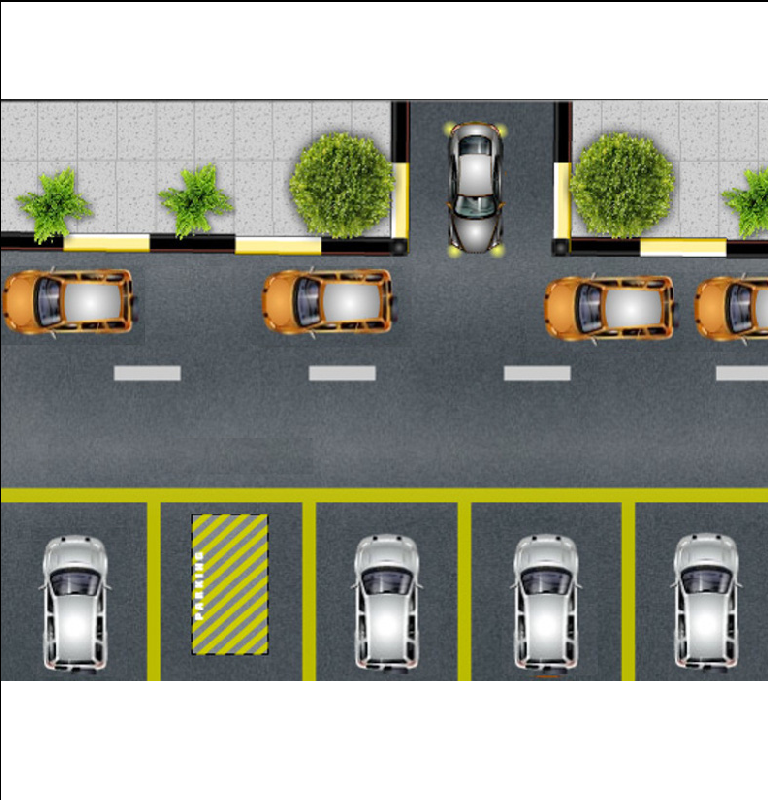

Rendered tile map (Tiled .tmx) drawn with the repository's tilesets; below, a short description and the map source with its tile grids summarised:
An orthogonal 24x25 tile map with 32x32 px tiles, 1 tile layer (Tile Layer 1) and 13 objects (mainPlayer).

<map version="1.0" orientation="orthogonal" renderorder="right-down" width="24" height="25" tilewidth="32" tileheight="32" nextobjectid="18">
 <tileset firstgid="1" name="fondo" tilewidth="33" tileheight="33" tilecount="576" columns="24">
  <image source="../../img/map/fondo.png" width="800" height="800" />
 </tileset>
 <layer name="Tile Layer 1" width="24" height="25" offsetx="1" offsety="3">
  <data>[600 cells, 600 non-empty, 576 distinct tile ids]</data>
 </layer>
 <objectgroup name="collision">
  <object id="1" x="2" y="0" width="404" height="251" />
  <object id="2" x="2" y="265" width="136" height="77" />
  <object id="3" x="259" y="264" width="136" height="78" />
  <object id="4" x="542" y="270" width="131" height="79" />
  <object id="5" x="693" y="270" width="76" height="76" />
  <object id="6" x="38" y="528" width="75" height="147" />
  <object id="8" x="348" y="529" width="78" height="146" />
  <object id="10" x="511" y="530" width="72" height="144" />
  <object id="11" x="668" y="527" width="78" height="149" />
  <object id="12" x="442" y="118" width="71" height="140" />
  <object id="13" x="551" y="1" width="218" height="256" />
  <object id="17" x="0" y="681" width="769" height="122" />
 </objectgroup>
 <objectgroup name="Entities">
  <object id="14" name="mainPlayer" x="33" y="364" width="50" height="50">
   <properties>
    <property name="frameheight" value="50" />
    <property name="framewidth" value="50" />
    <property name="image" value="robot50" />
    <property name="spritelength" value="45" />
    <property name="spritewidth" value="45" />
   </properties>
  </object>
 </objectgroup>
</map>
